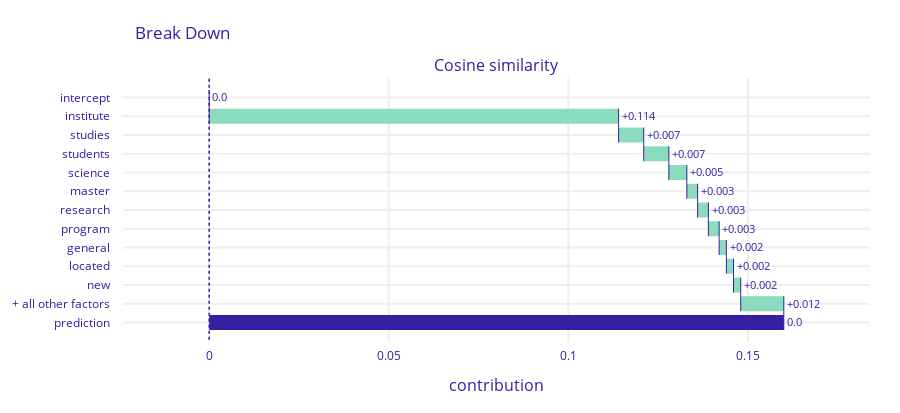

Notebook code cell kept with this figure:
### Code cell
ranker.explain_similarity("https://en.wikipedia.org/wiki/MGH_Institute_of_Health_Professions","https://en.wikipedia.org/wiki/Institute_of_Jazz_Studies")

### Figure 1 — Plotly figure (JSON) as saved in the notebook; plotly's stock layout.template omitted (floating-point values rounded to 4 significant figures)
{"data": [{"base": 0, "connector": {"line": {"color": "#371ea3", "dash": "solid", "width": 1}, "mode": "spanning"}, "decreasing": {"marker": {"color": "#f05a71"}}, "hoverinfo": "text+delta", "hoverlabel": {"bgcolor": "rgba(0,0,0,0.8)"}, "hovertext": ["Average response: 0.0<br>Prediction: 0.0", "institute<br>increases average response by", "studies<br>increases average response by", "students<br>increases average response by", "science<br>increases average response by", "master<br>increases average response by", "research<br>increases average response by", "program<br>increases average response by", "general<br>increases average response by", "located<br>increases average response by", "new<br>increases average response by", "+ all other factors<br>increases average response by", "Average response: 0.0<br>Prediction: 0.0"], "increasing": {"marker": {"color": "#8bdcbe"}}, "measure": ["relative", "relative", "relative", "relative", "relative", "relative", "relative", "relative", "relative", "relative", "relative", "relative", "total"], "orientation": "h", "showlegend": false, "text": ["0.0", "+0.114", "+0.007", "+0.007", "+0.005", "+0.003", "+0.003", "+0.003", "+0.002", "+0.002", "+0.002", "+0.012", "0.0"], "textposition": "outside", "totals": {"marker": {"color": "#371ea3"}}, "type": "waterfall", "x": [0, 0.114, 0.007, 0.007, 0.005, 0.003, 0.003, 0.003, 0.002, 0.002, 0.002, 0.012, 0.16], "xaxis": "x", "y": ["intercept", "institute", "studies", "students", "science", "master", "research", "program", "general", "located", "new", "+ all other factors", "prediction"], "yaxis": "y"}], "layout": {"annotations": [{"font": {"size": 16}, "showarrow": false, "text": "Cosine similarity", "x": 0.5, "xanchor": "center", "xref": "paper", "y": 1, "yanchor": "bottom", "yref": "paper"}, {"font": {"size": 16}, "showarrow": false, "text": "contribution", "x": 0.5, "xanchor": "center", "xref": "paper", "y": 0, "yanchor": "top", "yref": "paper", "yshift": -30}], "font": {"color": "#371ea3"}, "height": 413, "margin": {"b": 71, "r": 30, "t": 78}, "shapes": [{"line": {"color": "#371ea3", "dash": "dot", "width": 1.5}, "type": "line", "x0": 0, "x1": 0, "xref": "x", "y0": -1, "y1": 13, "yref": "y"}], "title": {"text": "Break Down", "x": 0.15}, "xaxis": {"anchor": "y", "automargin": true, "domain": [0, 1], "fixedrange": true, "gridwidth": 2, "range": [-0.024, 0.184], "tickcolor": "white", "ticklen": 3, "ticks": "outside", "type": "linear", "zeroline": false}, "yaxis": {"anchor": "x", "automargin": true, "autorange": "reversed", "domain": [0, 1], "fixedrange": true, "gridwidth": 2, "tickcolor": "white", "ticklen": 10, "ticks": "outside", "type": "category"}}}
